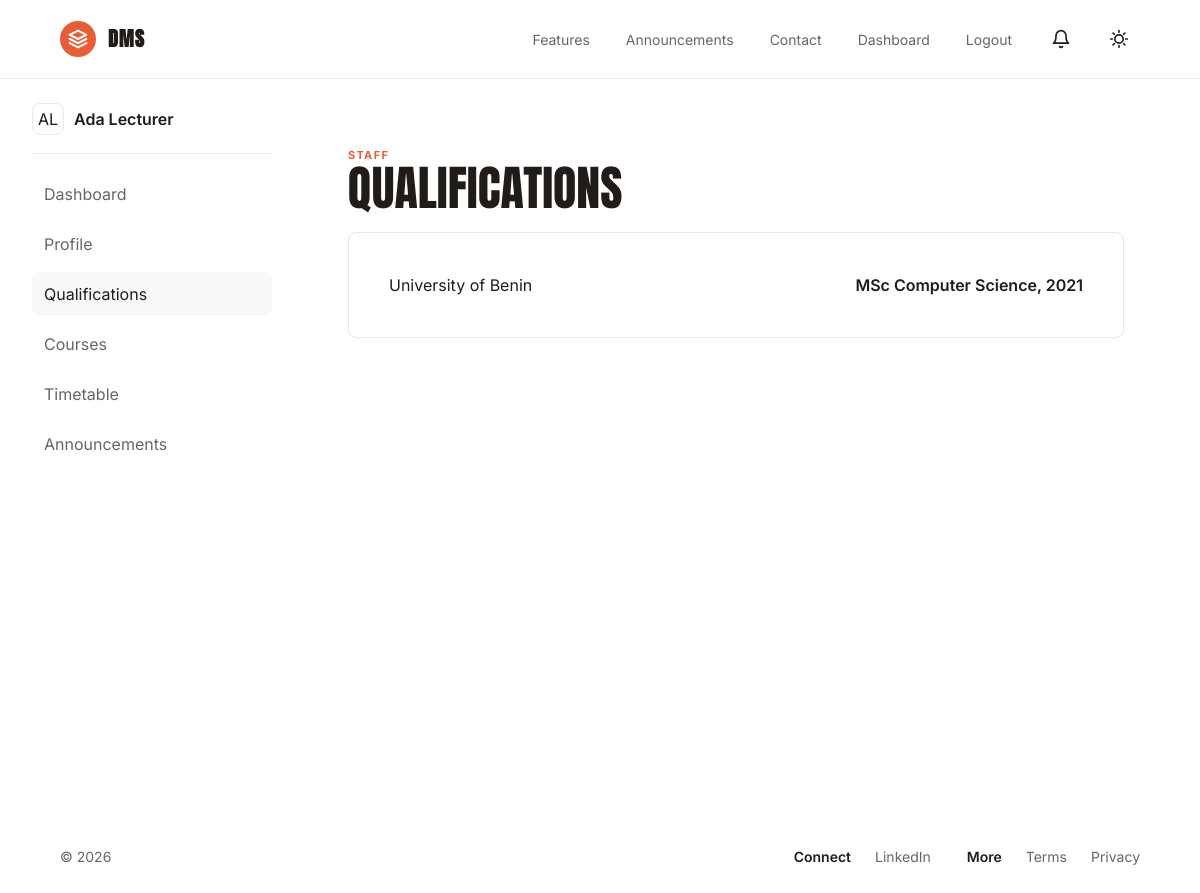
The app's page /staff/qualifications.php (signed in) with its own data.
### tables this page shows
CREATE TABLE qualifications (
    id INT AUTO_INCREMENT PRIMARY KEY,
    staff_id INT NOT NULL,
    qualification VARCHAR(160) NOT NULL,
    institution VARCHAR(160) NOT NULL,
    year_awarded YEAR NOT NULL,
    file_path VARCHAR(255),
    FOREIGN KEY (staff_id) REFERENCES staff(id) ON DELETE CASCADE
);

### helpers/functions.php (called while the page is built, shortened)
<?php
function e(?string $value): string
{
    return htmlspecialchars((string) $value, ENT_QUOTES, 'UTF-8');
}

### staff/qualifications.php (the view, shortened to what this page needs)
<?php
require_once __DIR__ . '/../middleware/auth.php';
$user = require_auth(['staff']);
$statement = $pdo->prepare('SELECT qualifications.* FROM qualifications INNER JOIN staff ON staff.id = qualifications.staff_id WHERE staff.user_id = ? ORDER BY year_awarded DESC');
$statement->execute([$user['id']]);
$qualifications = $statement->fetchAll();
include __DIR__ . '/../components/header.php';
?>
<div class="app-layout"><?php include __DIR__ . '/../components/sidebar.php'; ?><section class="workspace"><div class="workspace-heading"><div><p class="eyebrow">Staff</p><h1>Qualifications</h1></div></div><section class="panel"><?php foreach ($qualifications as $item): ?><div class="compact-row"><span><?= e($item['institution']) ?></span><strong><?= e($item['qualification']) ?>, <?= e((string) $item['year_awarded']) ?></strong></div><?php endforeach; ?></section></section></div><?php include __DIR__ . '/../components/footer.php'; ?>

### assets/css/app.css (style rules this page uses)
:root { --bg: #ffffff; --panel: #ffffff; --text: #211c19; --muted: #666666; --soft: #f8f8f8; --line: #e8e8e8; --ink: #211c19; --accent: #E85D36; --warning: #a16207; --danger: #b91c1c; --radius: 8px; --pill-radius: 9999px; }
* { box-sizing: border-box; }
html { color-scheme: light; }
body { margin: 0; background: var(--bg); color: var(--text); font-family: 'Inter', -apple-system, BlinkMacSystemFont, "Segoe UI", Roboto, Arial, sans-serif; font-weight: 400; line-height: 1.5; letter-spacing: 0; }
h1, h2, h3, h4, h5, h6 { font-family: 'Anton', sans-serif; font-weight: 400; text-transform: uppercase; letter-spacing: 0.02em; }
strong, th { font-weight: 600; font-family: 'Inter', sans-serif; }
.home-hero h1, .page-heading h1, .workspace-heading h1 { margin: 0; font-size: clamp(44px, 6vw, 76px); line-height: 1.02; letter-spacing: 0; max-width: 820px; }
.eyebrow { margin: 0; color: var(--accent); text-transform: uppercase; font-size: 11px; font-weight: 700; letter-spacing: .12em; }
.panel, .auth-card, .feature-grid article, .contact-grid article { background: var(--panel); border: 1px solid var(--line); border-radius: var(--radius); }
.metric-row, .compact-row, .detail-list p { display: flex; justify-content: space-between; gap: 16px; padding: 16px; border-bottom: 1px solid var(--line); }
.metric-row:last-child, .compact-row:last-child, .detail-list p:last-child { border-bottom: 0; }
.app-layout { display: grid; grid-template-columns: 240px minmax(0, 1fr); min-height: calc(100vh - 73px); gap: 32px; padding: 24px 32px; }
.workspace { padding: clamp(24px, 4vw, 44px); min-width: 0; }
.workspace-heading { display: flex; justify-content: space-between; align-items: center; margin-bottom: 20px; }
.workspace-heading h1 { font-size: clamp(30px, 4vw, 52px); }
.panel { padding: 24px; margin-bottom: 16px; min-width: 0; }

### records on screen
qualifications: institution "University of Benin", qualification "MSc Computer Science", year_awarded "2021"

### other values on screen
initials($profileName) "AL"
$profileName "Ada Lecturer"
$label "Dashboard"
$label "Profile"
$label "Qualifications"
$label "Courses"
$label "Timetable"
$label "Announcements"
